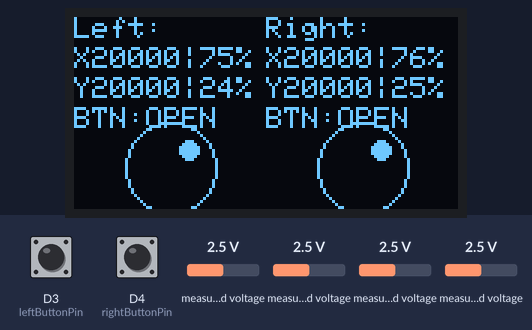
This sketch was run on a simulated ESP8266 (NodeMCU). On the bench: 128×64 one-colour display. The inputs (shaded band) are chosen by the test bench; at power-on: measured voltage 2.5 V, D4 (rightButtonPin) HIGH, D3 (leftButtonPin) HIGH.

Above: at 2.2 s.
2.3 s: measured voltage (sensor 200) set to 0.1 V
At 2.9 s:
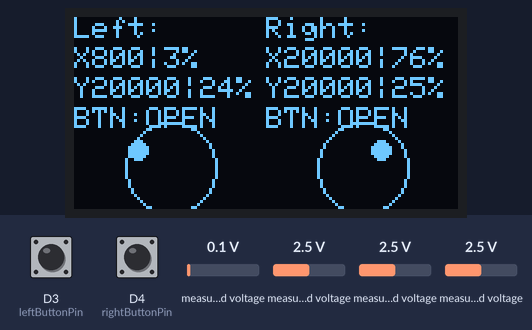
3.9 s: D4 (rightButtonPin) pulled LOW for 0.15 s
At 4.05 s:
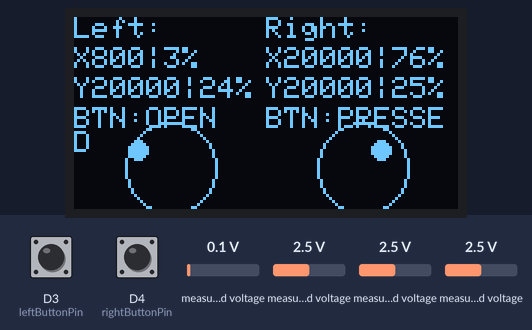
5.6 s: D3 (leftButtonPin) pulled LOW for 0.15 s
At 5.73 s:
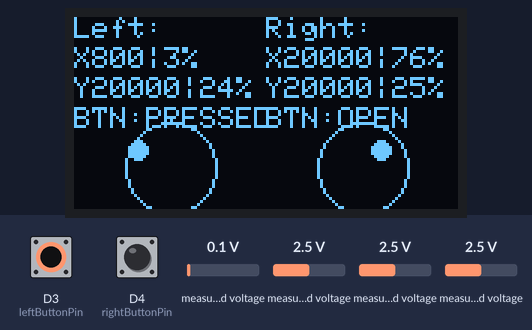
7.2 s: measured voltage (sensor 201) set to 0.1 V
At 7.8 s:
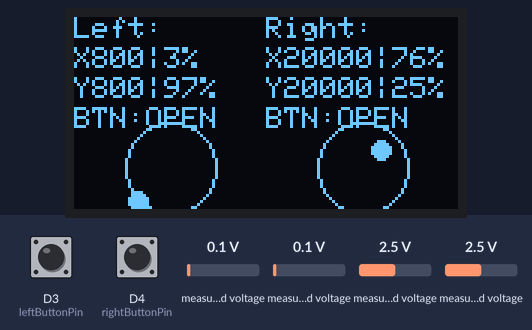
8.8 s: measured voltage (sensor 202) set to 0.1 V
At 9.8 s:
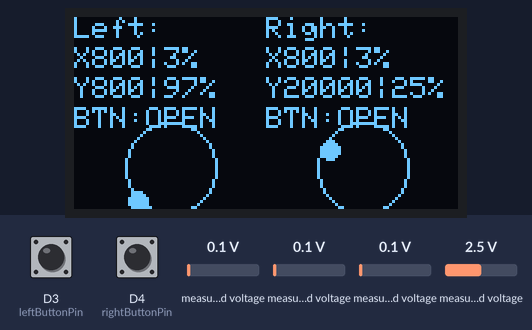
10.3 s: measured voltage (sensor 203) set to 0.1 V
At 11.8 s:
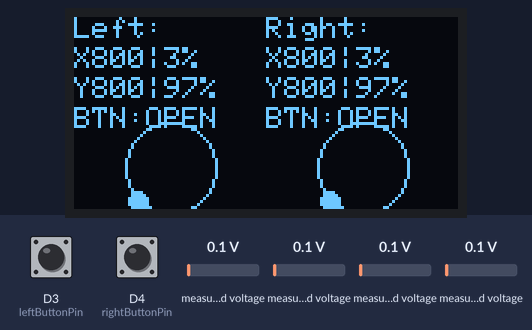
Timing chart, 0 to 12.8 s (numbered marks = the images above; inputs shaded):
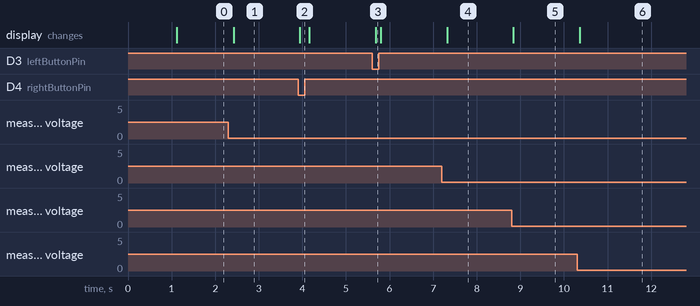

The sketch:

joystick-values.ino
```cpp
#include <Wire.h>
#include <Adafruit_ADS1X15.h>
#include <Adafruit_SSD1306.h>

#define SCREEN_WIDTH 128 // OLED display width
#define SCREEN_HEIGHT 64 // OLED display height
#define OLED_RESET -1 // Reset pin

Adafruit_SSD1306 display(SCREEN_WIDTH, SCREEN_HEIGHT, &Wire, OLED_RESET);
Adafruit_ADS1115 ads;

// Joystick button pins
const int leftButtonPin = D3;
const int rightButtonPin = D4;

// Calibration values - based on your measurements
const int leftXmin = 19;
const int leftXmid = 13549;
const int leftXmax = 26474;
const int leftYmin = 16;
const int leftYmid = 13192;
const int leftYmax = 26474;

const int rightXmin = 7;
const int rightXmid = 13147;
const int rightXmax = 26484;
const int rightYmin = 7;
const int rightYmid = 13355;
const int rightYmax = 26483;

void setup() {
  Serial.begin(115200);

  // Initialize OLED
  if(!display.begin(SSD1306_SWITCHCAPVCC, 0x3C)) {
    Serial.println(F("SSD1306 allocation failed"));
    for(;;);
  }
  display.clearDisplay();

  // Initialize ADS1115
  ads.begin();
  ads.setGain(GAIN_ONE);

  // Initialize buttons
  pinMode(leftButtonPin, INPUT_PULLUP);
  pinMode(rightButtonPin, INPUT_PULLUP);

  // Show initial message
  display.setTextSize(1);
  display.setTextColor(WHITE);
  display.setCursor(0,0);
  display.println("Joystick Calibrated");
  display.println("Testing...");
  display.display();
  delay(1000);
}

int calibratedX(int raw, int minVal, int midVal, int maxVal) {
  if (raw < midVal) {
    return map(raw, minVal, midVal, 0, 50);
  } else {
    return map(raw, midVal, maxVal, 50, 100);
  }
}

int calibratedY(int raw, int minVal, int midVal, int maxVal) {
  if (raw < midVal) {
    return map(raw, minVal, midVal, 100, 50);
  } else {
    return map(raw, midVal, maxVal, 50, 0);
  }
}

void loop() {
  // Read raw values
  int16_t leftX = ads.readADC_SingleEnded(0);
  int16_t leftY = ads.readADC_SingleEnded(1);
  int16_t rightX = ads.readADC_SingleEnded(2);
  int16_t rightY = ads.readADC_SingleEnded(3);

  // Read buttons
  bool leftButton = !digitalRead(leftButtonPin);
  bool rightButton = !digitalRead(rightButtonPin);

  // Calculate calibrated percentages
  int leftXpercent = calibratedX(leftX, leftXmin, leftXmid, leftXmax);
  int leftYpercent = calibratedY(leftY, leftYmin, leftYmid, leftYmax);
  int rightXpercent = calibratedX(rightX, rightXmin, rightXmid, rightXmax);
  int rightYpercent = calibratedY(rightY, rightYmin, rightYmid, rightYmax);

  // Update display
  display.clearDisplay();

  // Left Joystick Display
  display.setCursor(0,0);
  display.print("Left:");
  display.setCursor(0,10);
  display.print("X");
  display.print(leftX);
  display.print("|");
  display.print(leftXpercent);
  display.print("%");

  display.setCursor(0,20);
  display.print("Y");
  display.print(leftY);
  display.print("|");
  display.print(leftYpercent);
  display.print("%");

  display.setCursor(0,30);
  display.print("BTN:");
  display.print(leftButton ? "PRESSED" : "OPEN");

  // Right Joystick Display
  display.setCursor(64,0);
  display.print("Right:");
  display.setCursor(64,10);
  display.print("X");
  display.print(rightX);
  display.print("|");
  display.print(rightXpercent);
  display.print("%");

  display.setCursor(64,20);
  display.print("Y");
  display.print(rightY);
  display.print("|");
  display.print(rightYpercent);
  display.print("%");

  display.setCursor(64,30);
  display.print("BTN:");
  display.print(rightButton ? "PRESSED" : "OPEN");

  // Position indicators
  // Left joystick
  display.drawCircle(32, 50, 15, WHITE);
  display.fillCircle(
    32 + map(leftXpercent, 0, 100, -12, 12),
    50 + map(leftYpercent, 0, 100, -12, 12),
    3, WHITE);

  // Right joystick
  display.drawCircle(96, 50, 15, WHITE);
  display.fillCircle(
    96 + map(rightXpercent, 0, 100, -12, 12),
    50 + map(rightYpercent, 0, 100, -12, 12),
    3, WHITE);

  display.display();
  delay(50);
}
```

Measured:
- after the input at 2.3 s, the display: changes after 0.12 s (image 1)
- after the input at 3.9 s, the display: changes at once (image 2)
- after the input at 5.6 s, the display: changes after 0.09 s (image 3)
- after the input at 7.2 s, the display: changes after 0.12 s (image 4)
- after the input at 8.8 s, the display: changes at once (image 5)
- after the input at 10.3 s, the display: changes after 0.07 s (image 6)
